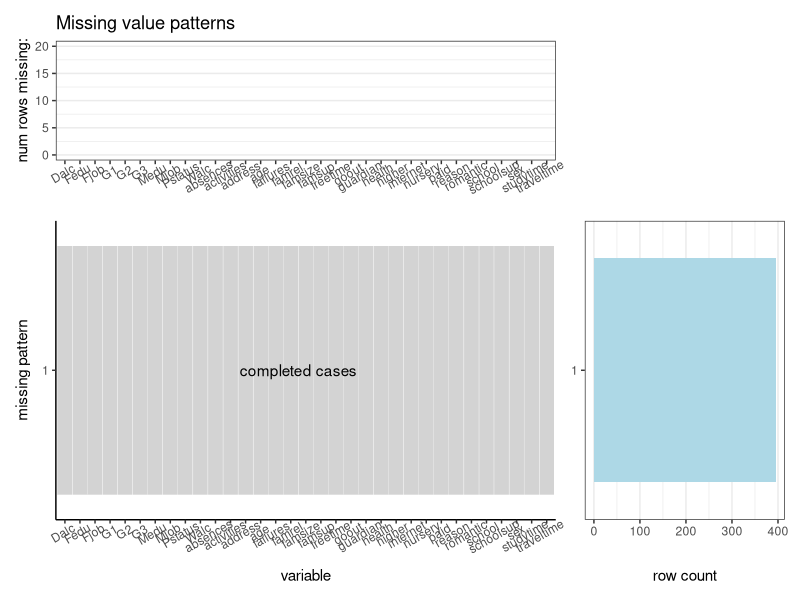
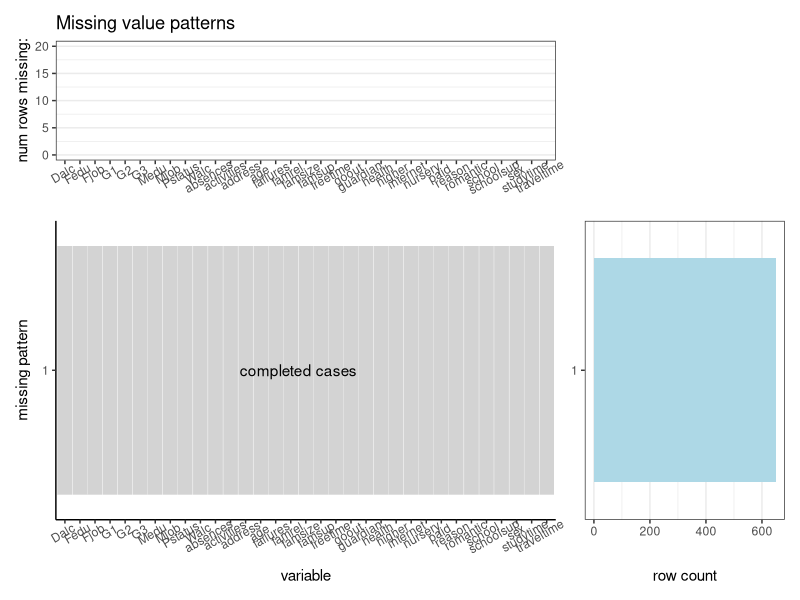

R code for these plots, in order:
## ---- chunk 1
library(ggplot2)
library(dplyr)
library(tidyverse)
library(patchwork)
## ---- chunk 2
# define the plot_missing function
plot_missing <- function(df, percent = F, angle = 0) {
  # generate sub dataframes
  df_main <- data.frame(is.na(df)) %>%
    group_by_all() %>%
    count(name = "n", sort = TRUE) %>%
    ungroup() %>%
    rowwise() %>%
    mutate(alpha = ifelse(all(c_across(-n) == F), 0.2, 0)) %>%
    rownames_to_column("rid") %>%
    mutate(rid = as.factor(as.numeric(rid)))
  df_row <- df_main %>% 
    select_if(negate(is_bare_logical)) %>%
    ungroup() %>%
    mutate(perc = n / sum(n))
  df_col <- colSums(is.na(df)) %>%
    stack() %>%
    rename(key = ind, n = values) %>%
    mutate(perc = n / dim(df)[1],
           key = as.character(key)) %>%
    arrange(-n, key) %>%
    mutate(key = fct_relevel(key, key))
  # generate plots
  if (!percent) {
    p_row_ggplot <- ggplot(df_row, aes(x = fct_rev(rid), y = n, 
                                       fill = as.factor(alpha))) +
                    ylab("row count")
    p_col_ggplot <- ggplot(df_col, aes(x = key, y = n)) +
                    ylim(0, ifelse(dim(df_main)[1] == 1, 20, NA)) +
                    ylab("num rows missing:")
  }
  else {
    p_row_ggplot <- ggplot(df_row, aes(x = fct_rev(rid), 
                                       y = 100 * perc, 
                                       fill = as.factor(alpha))) + 
                    ylim(0, 100) + ylab("% rows")
    p_col_ggplot <- ggplot(df_col, aes(x = key,
                                       y = 100 * perc)) + 
                    ylim(0, 100) + ylab("% rows missing:")
  }
  p_row <- p_row_ggplot +
    geom_bar(stat = "identity", show.legend = F) + 
    scale_fill_manual(values = c("lightblue", "skyblue3")) +
    theme_bw() +
    theme(axis.title.y = element_blank(),
          panel.grid.major.y = element_blank(),
          panel.grid.minor.y = element_blank()) +
    coord_flip()
  p_col <- p_col_ggplot +
    geom_bar(stat = "identity", fill = "lightblue") +
    ggtitle("Missing value patterns") +
    theme_bw() +
    theme(axis.title.x = element_blank(),
          axis.text.x = element_text(angle = angle,
                                     hjust = ifelse(angle, 0.7, 0.5)),
          panel.grid.major.x = element_blank(),
          panel.grid.minor.x = element_blank())
  p_main <- df_main %>%
    select(-n) %>%
    pivot_longer(cols = -c(rid, alpha), names_to = "col", values_to = "missing") %>%
    mutate(missing = as.factor(missing + alpha),
           label = ifelse(missing == 0.2 & col == names(df)[1], 
                          "completed cases", "")) %>%
    #ggplot(aes(x = factor(col, levels = levels(df_col$key)), 
    ggplot(aes(x = fct_relevel(col, levels(df_col$key)), 
               y = fct_rev(rid))) +
    geom_tile(aes(fill = missing), color = "white", show.legend = FALSE) +
    geom_text(aes(x = 0.5 + floor(dim(df)[2] / 2), label = label)) +
    xlab("variable") + 
    ylab("missing pattern") +
    scale_fill_manual(values = c("lightgrey", "darkgrey", "medium purple")) +
    theme_bw() +
    theme(axis.line = element_line(colour = "black"),
          axis.text.x = element_text(angle = angle, 
                                     hjust = ifelse(angle, 0.7, 0.5)),
          panel.grid.major = element_blank(),
          panel.border = element_blank())

  # display plots
  p_col + plot_spacer() + 
    p_main + p_row + 
    plot_layout(heights = c(1, 2.5), widths = c(2.5, 1))
}
student_mat <- read_csv("data/clean/math.csv")
student_por <- read_csv("data/clean/por.csv")
plot_missing(student_mat, angle = 30)
plot_missing(student_por, angle = 30)
